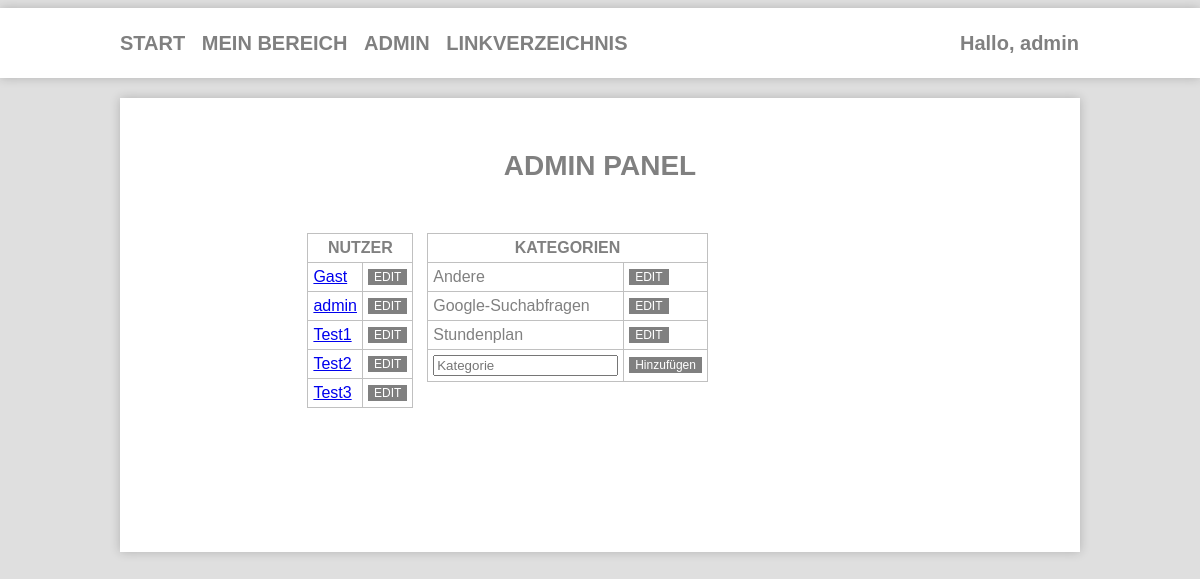
Page /admin.php (signed in) on the committed database.
### tables this page shows
CREATE TABLE IF NOT EXISTS `tbl_benutzer` (
  `Benutzer_ID` int(11) NOT NULL,
  `Benutzer_Name` varchar(16) NOT NULL,
  `Benutzer_Passwort` varchar(32) NOT NULL,
  `Benutzer_Email` varchar(60) NOT NULL,
  `Benutzer_Datum` int(11) NOT NULL,
  `Benutzer_Admin` tinyint(1) NOT NULL
);

CREATE TABLE IF NOT EXISTS `tbl_kategorien` (
  `Kategorie_ID` int(11) NOT NULL,
  `Kategorie_Bezeichnung` varchar(50) NOT NULL
);

### inc/Listen.php (called while the page is built, shortened)
<?php
function getAllCategories($dbc)
{
	$selectCatsQry = $dbc->query("SELECT * FROM tbl_kategorien");
	return $selectCatsQry->fetchAll();
}
function getAllUsers($dbc)
{
	$selectUsersQry = $dbc->query("SELECT * FROM tbl_benutzer");
	return $selectUsersQry->fetchAll();
}
?>

### admin.php (the view, shortened to what this page needs)
<?php
require_once './inc/dbc.inc.php';
require_once './inc/Listen.php';
$allUsers = getAllUsers($dbc);
$allCats = getAllCategories($dbc);
?>
<html>
	<head>
		<link rel="stylesheet" href="stylesheet.css">
	</head>
		<body>
			<header>
				<div id = "nav-bar-links">
					<div>
						<a href = "index.php"> <b> START &nbsp </b> </a>
						<a href = "bereich.php"> <b> MEIN BEREICH &nbsp</b> </a>
						<?php
						if(isset($_SESSION['isAdmin']) && $_SESSION['isAdmin'])
						{
							echo '<a href = "admin.php"> <b> ADMIN &nbsp</b> </a>';
							echo '<a href = "admin_suche.php"> <b> LINKVERZEICHNIS &nbsp</b> </a>';
						}
						?>
					</div>
					<div style = "left: 80%;">
					<?php
					if(isset($_SESSION['username']))
					{
						echo '<a href="bereich.php"><b>Hallo, ' . $_SESSION['username'] . '</b></a>';
					}
					else
					{
						echo '<a href = "login.php"><b>ANMELDEN</b></a>';
					}
					?>
					</div>
				</div>
			</header>
			<div id = "inhalt">
				<br>
				<br>
				<div id = "ueberschrift">
					<h1><b>ADMIN PANEL</b></h1>
					<br><br>
				</div>
				<div id="tables">
					<table class="demo" id="table1">
						<thead>
							<tr>
								<th colspan="2">NUTZER</th>
							</tr>
						</thead>
						<tbody>
							<?php
							foreach($allUsers as $user)
							{
								echo "<tr>";
								echo "<td><a href='bereich.php?user=".$user['Benutzer_ID']."'>".htmlspecialchars($user['Benutzer_Name'])."</a></td>";
								echo "<td><a href=\"edit_user.php?id=".$user['Benutzer_ID']."\" class=\"btn btn-small\">EDIT</a></td>";
								echo "</tr>";
							}
							?>
					</table>
					<table class="demo" id="table2">
						<thead>
							<tr>
								<th colspan="2">KATEGORIEN</th>
							</tr>
						</thead>
						<tbody>
							<?php
							foreach($allCats as $cat)
							{
								echo "<tr>";
								echo "<td>".htmlspecialchars($cat['Kategorie_Bezeichnung'])."</td>";
								echo "<td><a href=\"edit_cat.php?id=".$cat['Kategorie_ID']."\" class=\"btn btn-small\">EDIT</a></td>";
								echo "</tr>";
							}
							?>
							<tr>
								<form method="POST">
									<td><input type = "text" name="Kategorie" placeholder="Kategorie"></td>
									<td><input class="btn btn-small" name="submit" type = "submit" value = "Hinzuf&uuml;gen"></td>
								</form>
							</tr>
					</table>
				</div>
				<br><br><br>
				<br><br><br>
				<br><br><br>
			</div>
		</body>
</html>

### stylesheet.css (style rules this page uses)
* { -webkit-box-sizing: border-box; -moz-box-sizing: border-box; box-sizing: border-box; }
body { background: #dfdfdf; font-family: Arial; font-size: 14px; color: gray; margin-left: auto; margin-right: auto; }
header { background: #fff; width: 100%; height: 70px; margin-left: auto; margin-right: auto; -webkit-box-shadow: 0 0 10px rgba(0, 0, 0, 0.2); box-shadow: 0 0 10px rgba(0, 0, 0, 0.2); }
#inhalt { margin-top: 20px; background: #fff; width: 80%; margin-left: auto; margin-right: auto; -webkit-box-shadow: 0 0 10px rgba(0, 0, 0, 0.2); box-shadow: 0 0 10px rgba(0, 0, 0, 0.2); text-align: left; }
#ueberschrift { margin-top: 20px; background: #fff; width: 80%; margin-left: auto; margin-right: auto; text-align: center; }
#nav-bar-links { width: 80%; font-size: 20px; margin-left: auto; margin-right: auto; }
#nav-bar-links a { text-decoration: none; color: gray; margin: 0 auto; line-height: 70px; }
#nav-bar-links div { display: inline; position: absolute; }
table { display: inline; }
.demo { border-collapse:collapse; padding:5px; }
.demo th { border:1px solid #C0C0C0; padding:5px; }
.demo td { border:1px solid #C0C0C0; padding:5px; }
table#table1.demo { margin-left: 19%; width: 30%; }
table#table2.demo { margin-right: 19%; width: 30%; }
.btn { font-family: Arial; color: #ffffff; font-size: 20px; background: gray; text-decoration: none; border : 0; }
.btn-small { font-size: 12px; padding: 1px 6px; }

### rows in the picture
tbl_benutzer: Benutzer_Name "Gast"
tbl_benutzer: Benutzer_Name "admin"
tbl_benutzer: Benutzer_Name "Test1"
tbl_benutzer: Benutzer_Name "Test2"
tbl_benutzer: Benutzer_Name "Test3"
tbl_kategorien: Kategorie_Bezeichnung "Andere"
tbl_kategorien: Kategorie_Bezeichnung "Google-Suchabfragen"
tbl_kategorien: Kategorie_Bezeichnung "Stundenplan"

### other values in the picture
$_SESSION['username'] "admin"
